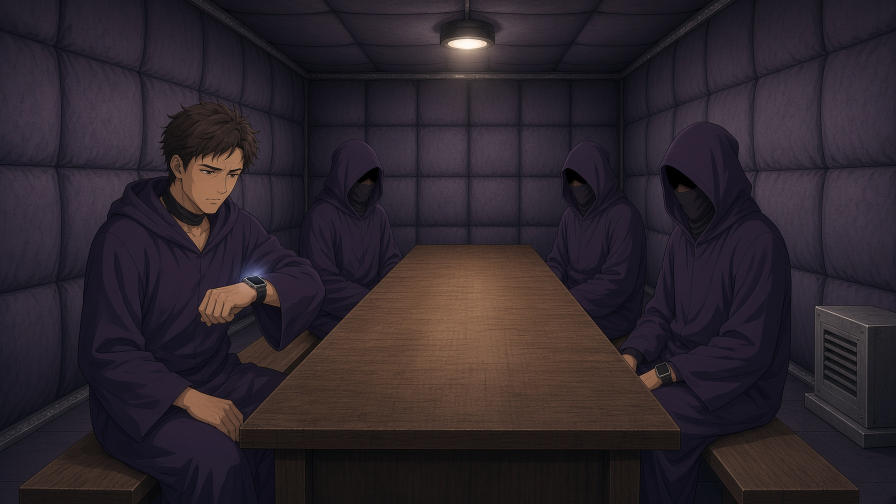
#> input picture episode-02/images/keyframes/kf1_gladias_watch.jpg, 1792 x 1008 px (shown at 1/2 size)
$ python make_endframes.py
#> lines starting #> are read from the running program, lines starting #| are printed output that depends on the picture
"""Episode 2 end frames: air card on keyframe 1, holograms warped into keyframe 4.
Run after make_graphics.py:  python3 make_endframes.py"""
from PIL import Image, ImageDraw, ImageFilter
import numpy as np, numpy.linalg as la
KF="../images/keyframes/"; A="../assets/"
def coeffs(dst,src):
    A=[];B=[]
    for (x,y),(u,v) in zip(dst,src):
        A+=[[x,y,1,0,0,0,-u*x,-u*y],[0,0,0,x,y,1,-v*x,-v*y]];B+=[u,v]
    return la.solve(np.array(A,float),np.array(B,float))

# ---- keyframe 1 + air card ----
k1=Image.open(KF+"kf1_gladias_watch.jpg").convert("RGBA")
for v in ("906","918"):
    c=Image.open(A+f"cards/ep2_air_{v}.png").convert("RGBA"); w=330; c=c.resize((w,int(c.height*w/c.width)),Image.LANCZOS)
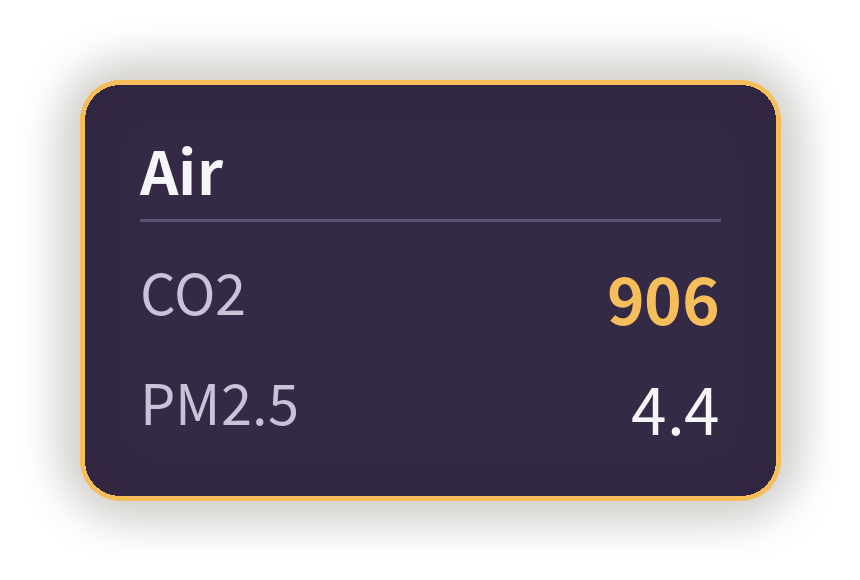
#> input picture episode-02/assets/cards/ep2_air_906.png, 860 x 580 px
#> further down, c is the input picture: PIL image 860x580 RGBA; mean R, G, B, A 35.7, 26.1, 37.4, 145.1
    e=k1.copy(); e.alpha_composite(c,(560,300)); e.convert("RGB").save(A+f"endframes/end_shot1_air_{v}.jpg",quality=95)
#> pass 2 of the loop `for v in ("906","918"):`:
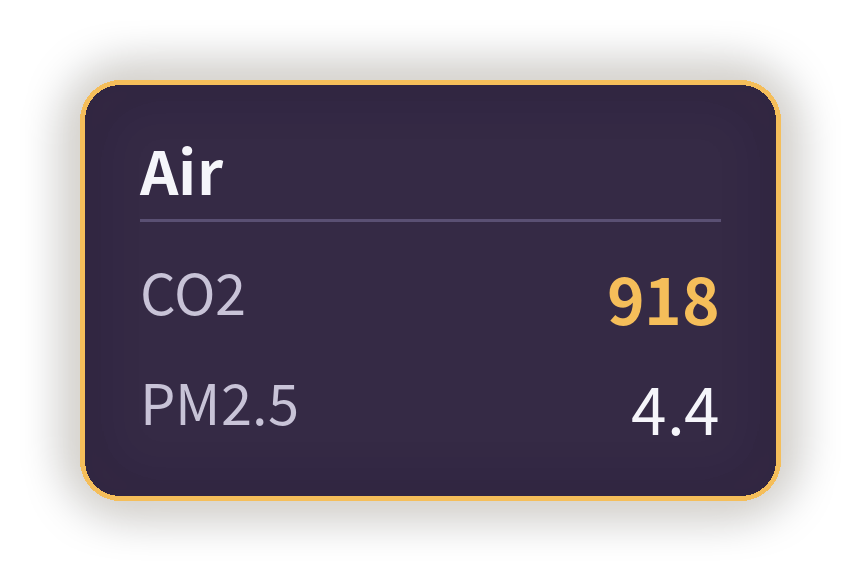
#> input picture episode-02/assets/cards/ep2_air_918.png, 860 x 580 px
#> c is the input picture: PIL image 860x580 RGBA; mean R, G, B, A 35.6, 26, 37.4, 145.1
#> `c = c.resize((w, int(c.height * w / c.width)), Image.LANCZOS)`:
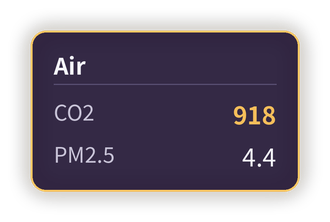
#> c: PIL image 330x222 RGBA; mean R, G, B, A 34.8, 25.3, 37, 144.9; transparent parts drawn white
#> `e.alpha_composite(c, (560, 300))`:
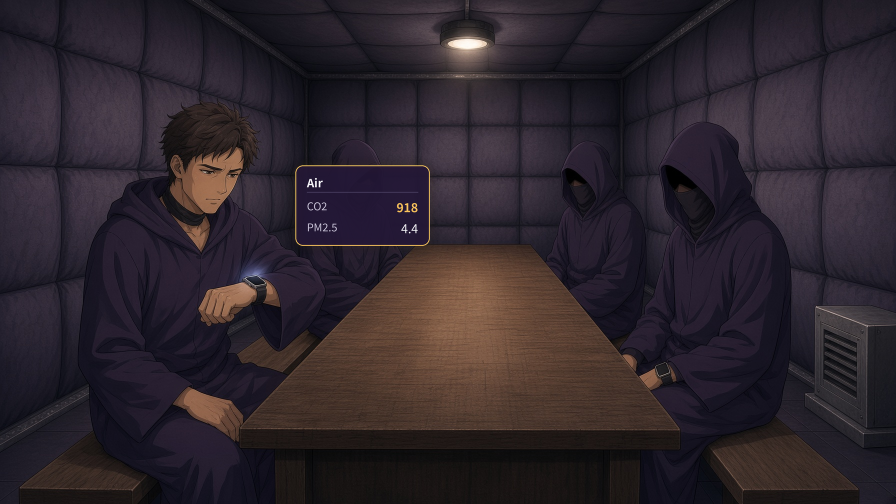
#> e: PIL image 1792x1008 RGBA (shown at 1/2 size); mean R, G, B, A 45.9, 37.2, 44.2, 255

# ---- keyframe 4 + holograms, warped into the panel ----
k4=Image.open(KF+"kf4_hologram_blank.jpg").convert("RGBA"); W,H=k4.size
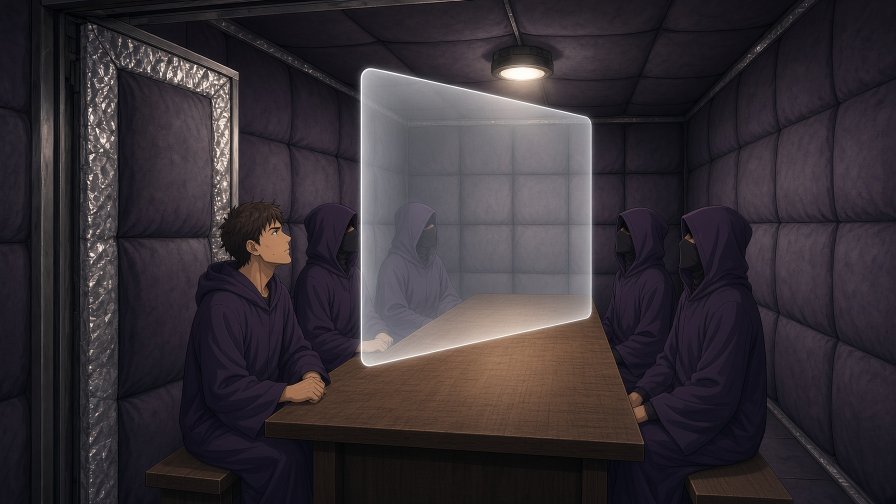
#> input picture episode-02/images/keyframes/kf4_hologram_blank.jpg, 1792 x 1008 px (shown at 1/2 size)
#> after `W, H = k4.size`: W = 1792; H = 1008
Q=[(724,142),(1181,236),(1181,640),(724,789)]
cx=sum(p[0] for p in Q)/4; cy=sum(p[1] for p in Q)/4
Qi=[(cx+(x-cx)*0.93, cy+(y-cy)*0.93) for x,y in Q]
def put(holo_file,out):
#> called with holo_file = '../assets/holograms/ep2_holo_scheme.png', out = '../assets/endframes/end_shot4_scheme.jpg'
    base=k4.copy()
    # tint the glass darker so the light graphics read
    tint=Image.new("RGBA",(W,H),(0,0,0,0)); ImageDraw.Draw(tint).polygon(Q,fill=(28,20,44,150))
#> after `tint = Image.new('RGBA', (W, H), (0, 0, 0, 0))`: tint: PIL image 1792x1008 RGBA; every value is 0
#> after `ImageDraw.Draw(tint).polygon(Q, fill=(28, 20, 44, 150))`:
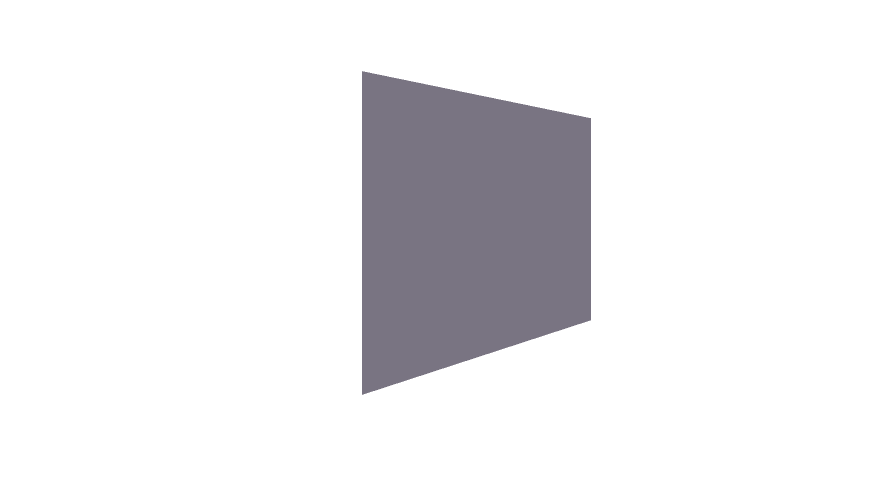
#> tint: PIL image 1792x1008 RGBA (shown at 1/2 size); mean R, G, B, A 3.7, 2.7, 5.9, 20; transparent parts drawn white
    base.alpha_composite(tint.filter(ImageFilter.GaussianBlur(2)))
    h=Image.open(holo_file).convert("RGBA"); hw,hh=h.size
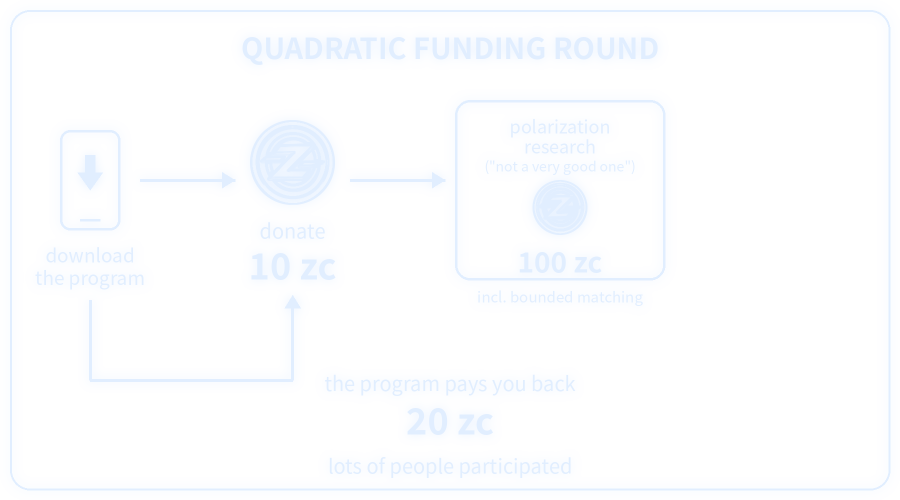
#> input picture episode-02/assets/holograms/ep2_holo_scheme.png, 1800 x 1000 px (shown at 1/2 size)
#> in put, h is the input picture: PIL image 1800x1000 RGBA; mean R, G, B, A 93.6, 99, 106.1, 23.5
#> after `hw, hh = h.size`: hw = 1800; hh = 1000
    wh=h.transform((W,H),Image.PERSPECTIVE,coeffs(Qi,[(0,0),(hw,0),(hw,hh),(0,hh)]),Image.BICUBIC)
    # screen-blend the light graphics onto the panel
    b=np.asarray(base).astype(float); o=np.asarray(wh).astype(float)
    al=o[...,3:4]/255; col=o[...,:3]
    scr=255-(255-b[...,:3])*(1-col/255)
    b[...,:3]=b[...,:3]*(1-al)+scr*al
    # the whale layer is semi-opaque colour, so composite it normally too
    Image.fromarray(b.clip(0,255).astype(np.uint8)).convert("RGB").save(out,quality=95)
put(A+"holograms/ep2_holo_scheme.png",A+"endframes/end_shot4_scheme.jpg")
put(A+"holograms/ep2_holo_bluewhale.png",A+"endframes/end_shot5_bluewhale.jpg")
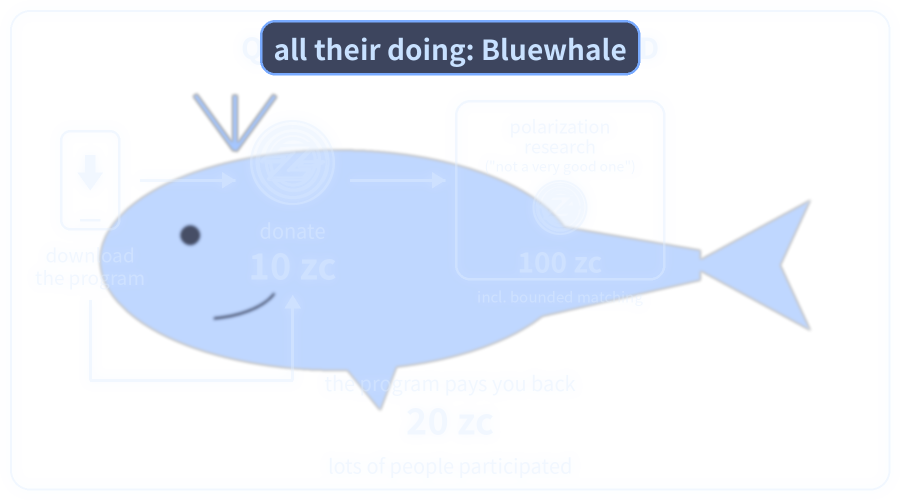
#> input picture episode-02/assets/holograms/ep2_holo_bluewhale.png, 1800 x 1000 px (shown at 1/2 size)
#> in put, h is the input picture: PIL image 1800x1000 RGBA; mean R, G, B, A 91.4, 105.8, 129.3, 44.2
#> the loop in coeffs (call 2), `for (x,y),(u,v) in zip(dst,src):` made 4 passes
#> (x, y, u, v, B) on passes 2 to 4: (1165, 251.1, 1800, 0, [0, 0, 1800, 0]), (1165, 626.8, 1800, 1000, [0, 0, 1800, 0, 1800, 1000]), (740, 765.4, 0, 1000, [0, 0, 1800, 0, 1800, 1000, 0, 1000])
#> (x, y, u, v) on pass 1: (740, 163.7, 0, 0)
#> in put (call 2), `col = o[..., :3]`:
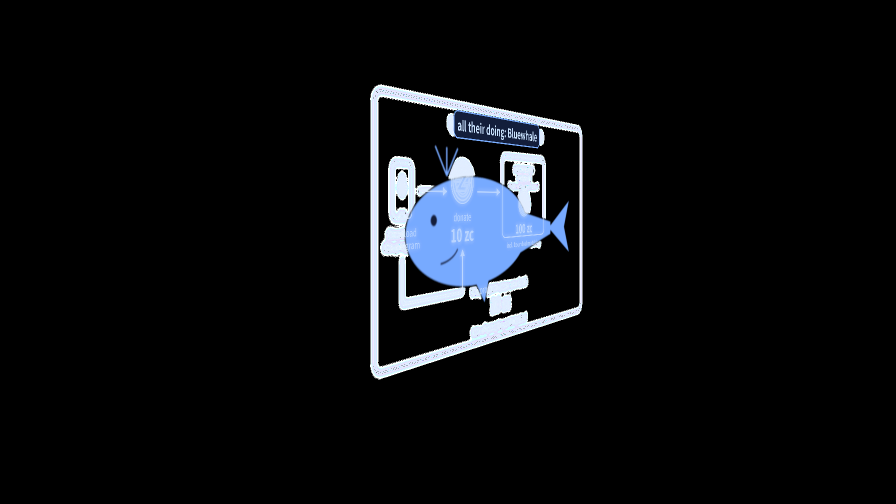
#> col: shape (1008, 1792, 3) float64 (shown at 1/2 size); mean R, G, B 10.9, 12.5, 15.2
#> in put (call 2), `b[...,:3]=b[...,:3]*(1-al)+scr*al`:
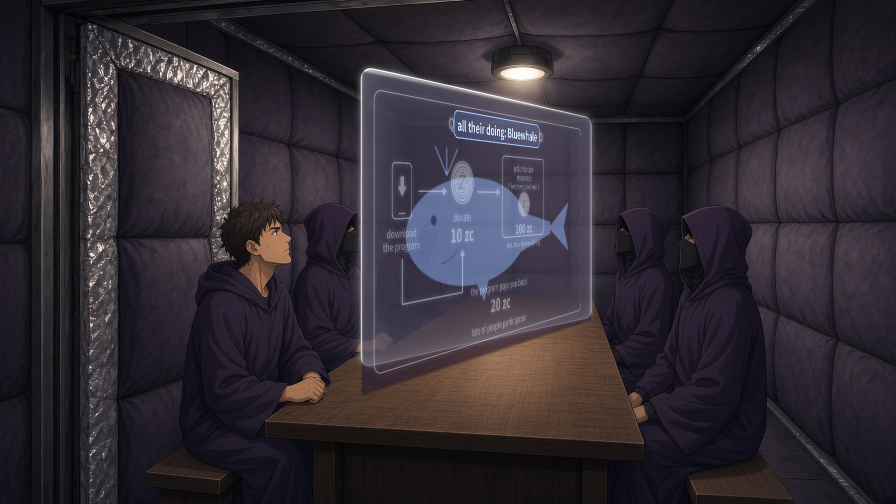
#> b: shape (1008, 1792, 4) float64 (shown at 1/2 size); mean R, G, B, A 49.1, 43.1, 50.7, 255
print("ok")
